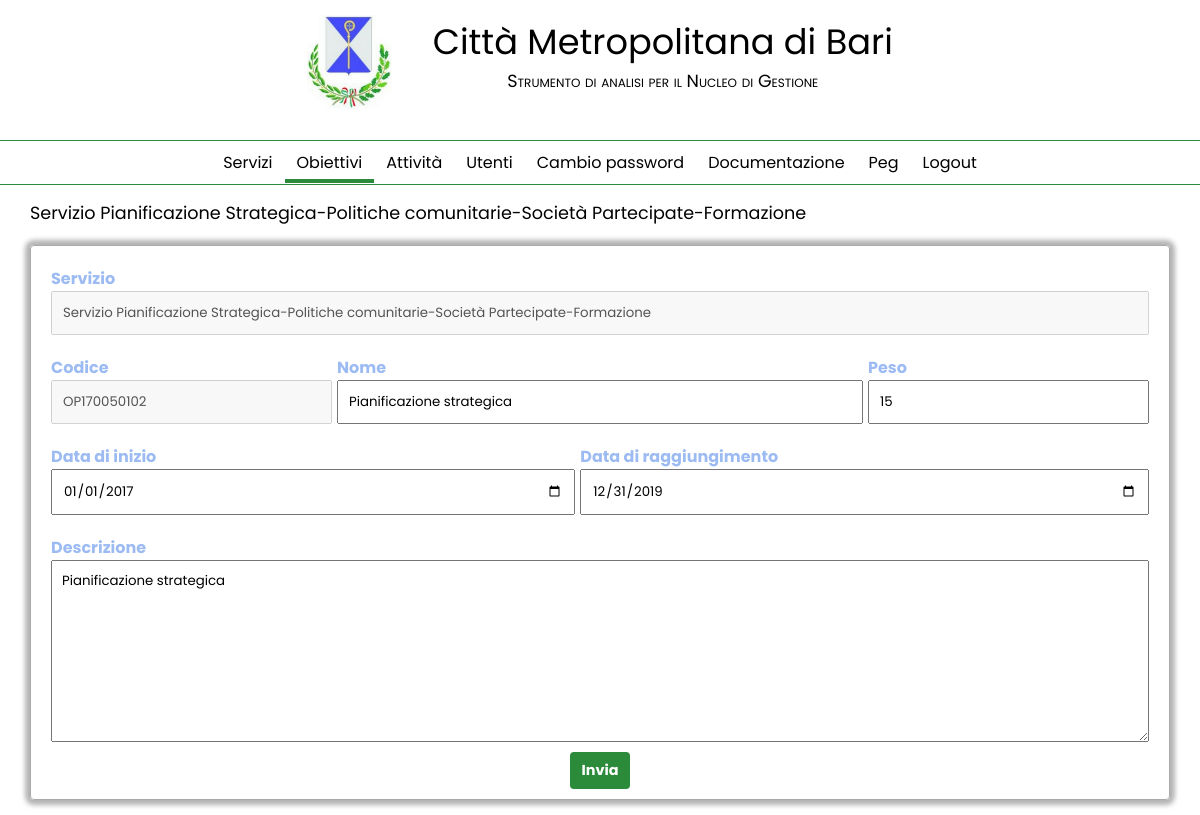
The app's page /index.php?module=target&action=open&target=OP170050102 (signed in) with its own data.
### tables this page shows
CREATE TABLE `target` (
  `code` varchar(64) NOT NULL,
  `department` int(10) NOT NULL,
  `name` varchar(256) NOT NULL,
  `description` text,
  `weight` int(3) NOT NULL,
  `startDate` date NOT NULL,
  `endDate` date NOT NULL
);

CREATE TABLE `department` (
  `ID` int(10) NOT NULL,
  `name` varchar(150) NOT NULL,
  `description` text,
  `startDate` date NOT NULL,
  `endDate` date DEFAULT NULL
);

### class/EventMediator.class.php (called while the page is built, shortened)
<?php
class EventMediator {
	private $module;
	public function main( Session $session ) {
		$this->action = '';
		$this->session = $session;
		$GUI = new GUI( $this->session );
		$GUI->render( $this->module, $this->action );
	}
	public function moduleSelector() {
		$this->module = $this->getModule();
	}
	public function getModule() {
		return $_GET['module'];
	}
}

### index.php (called while the page is built, shortened)
<?php
	require_once 'functions.php';
	$session = new Session();
	$em = new EventMediator();
	$em->main( $session );

### functions.php (called while the page is built, shortened)
<?php
function esc( $request ) {
	if( isset( $request ) and !is_array( $request ) ) {
		return filter_var( $request, FILTER_SANITIZE_SPECIAL_CHARS );
	} elseif ( is_array( $request ) ) {
		array_filter( $request, 'trim' );
		filter_var_array( $request, FILTER_SANITIZE_SPECIAL_CHARS );
	}
	return $request;
}

### class/Session.class.php (called while the page is built, shortened)
<?php
class Session {
	public function isLogged() {
		return $_SESSION['user_is_logged'] == TRUE;
	}
}

### class/DAO.class.php (called while the page is built)
<?php
class Dao {
	private $pdo;
	public function __construct () {
		$dsn = "mysql:host=" . DB_HOST . ";dbname=" . DB_NAME;
		$dbopt = array (
				PDO::ATTR_ERRMODE => PDO::ERRMODE_EXCEPTION,
				PDO::ATTR_DEFAULT_FETCH_MODE => PDO::FETCH_ASSOC,
				PDO::ATTR_EMULATE_PREPARES => false,
				PDO::ATTR_PERSISTENT => true,
				PDO::MYSQL_ATTR_INIT_COMMAND => "SET NAMES " . DB_CHARSET,
		);
		try {
			$this->pdo = new PDO( $dsn, DB_USER, DB_PASS, $dbopt );
		} catch (PDOException $e) {
			echo "Connection error " . $e->getMessage() . "\n";
			exit;
		}
	}
	public function getPdo() {
		return $this->pdo;
	}
}

### class/TargetDAO.class.php (called while the page is built, shortened)
<?php
class TargetDAO  {
	private $pdo;
	public function __construct() {
		$dao = new Dao();
		$this->pdo = $dao->getPdo();
	}
	public function getTargetDetailsFromCode( $code ) {
		try {
			$query =	"SELECT *
						FROM target
						WHERE code = :code";
			$stmt = $this->pdo->prepare ( $query );
			$stmt->bindParam(':code', $code, PDO::PARAM_STR);
			$stmt->execute();
			$result = $stmt->fetch( PDO::FETCH_OBJ );
			$result->staff = $this->getStaff($target, $code);
		} catch (Exception $e) {
			echo 'Dettagli non trovati.';
		} finally {
			return $result;
		}
	}
}

### class/DepartmentDAO.class.php (called while the page is built, shortened)
<?php
class DepartmentDAO {
	private $pdo;
	public function __construct() {
		$dao = new Dao();
		$this->pdo = $dao->getPdo();
	}
	public function getNameFromID( $departmentID ) {
		$query = "SELECT name FROM department WHERE ID = ?";
		$stmt = $this->pdo->prepare ( $query );
		$stmt->execute ( [ $departmentID ]);
		$result = $stmt->fetch ( PDO::FETCH_OBJ );
		return $result->name;
	}
}

### content/modules/target/edit.php (the view, shortened to what this page needs)
<?php
	try {
		$targetManager = new Target();
		$target = $targetManager->getTargetDetailsFromCode( $_GET['target'] );
		$departmentManager = new DepartmentDAO();
		$department = $departmentManager->getNameFromID($target->department);
	} catch (Exception $e) {
		echo 'Non è possibile accedere ai dettagli dell\'obiettivo.';
		return;
	}
?>
<form method="post" enctype="multipart/form-data" action="">
	<div class='flex flex_row padding_bottom space_between' style="height: 35px;">
		<div class="bigger_font">
			<a class="underline_hover" href="<?php echo htmlspecialchars( $_SERVER['PHP_SELF'] . "?module=target&department=" . $target->department ); ?>" title="<?php echo TARGETS_BY_DEPARTMENT; ?>"><?php echo htmlentities( $department, ENT_QUOTES ); ?></a>
		</div>
	</div>
	<div class='target_edit flex flex_column shadow round_border space_between nowrap light_grey_border border padding'>
		<div class="flex flex_column padding">
			<label>Servizio</label>
			<input class='padding' type='text' value="<?php echo htmlentities( $department, ENT_QUOTES ); ?>" disabled />
		</div>
		<div class="flex flex_column padding space_between">
			<div class="flex flex_row">
				<div class="flex flex_column small_right_margin">
					<label>Codice</label>
					<input class='padding' type='text' value="<?php echo htmlentities( $target->code, ENT_QUOTES ); ?>" disabled />
				</div>
				<div class="flex flex_column small_right_margin full_width">
					<label>Nome</label>
					<input class='padding' type="text" name="name" value="<?php echo htmlentities( $target->name, ENT_QUOTES ); ?>" required />
				</div>
				<div class="flex flex_column fair_grow">
					<label>Peso</label>
					<input class='padding' type="number" name="weight" value="<?php echo htmlentities( $target->weight, ENT_QUOTES ); ?>"  style="width: auto;" required >
				</div>
			</div>
		</div>
		<div class="flex flex_column padding space_between">
			<div class="flex flex_row">
				<div class="flex flex_column small_right_margin fair_grow">
					<label>Data di inizio</label>
					<input class='padding' style="width: auto;" type="date" name="startDate" value="<?php echo htmlentities( $target->startDate, ENT_QUOTES ); ?>" required />
				</div>
				<div class="flex flex_column fair_grow">
					<label>Data di raggiungimento</label>
					<input class='padding' style="width: auto;" type="date" name="endDate" value="<?php echo htmlentities( $target->endDate, ENT_QUOTES ); ?>" required />
				</div>
			</div>
		</div>
		<div class="flex flex_column padding">
			<label>Descrizione</label>
			<textarea class="padding" rows="8" name="description" required><?php echo htmlentities( $target->description, ENT_QUOTES ); ?></textarea>
		</div>
		<div class='flex wrap align_center'>
			<?php $this->buttonFormSend('target','edit'); ?>
		</div>
	</div>
</form>

### class/GUI.class.php (shortened to what this page needs)
<?php
class GUI {
	private $session;
	public function __construct( Session $session ) {
		$this->session = $session;
	}
	public function render( String $page, String $action = NULL ) {
		try {
			$this->getComponent('header');
			$this->getBody( $page, $action );
			$this->getComponent('footer');
			$html = ob_get_clean();
			echo $html;
		} catch (Exception $e) {
			echo $e->getMessage();
		}
	}
	public function getBody( String $module, String $action = NULL ) {
		$file = $module;
		if( $this->isModule( $file ) ) {
			$file = $this->getModule( $module );
			if ( $action != '' ) {
				$file .= $action;
			} else $file .= 'index';
		} elseif ( file_exists( CONTENT_DIR . $file .'.php' ) ) {
			$file =  CONTENT_DIR . $file;
		}
		$this->getFile( $file );
	}
	public function isModule( String $module ) {
		return file_exists( MODULE_DIR . $module .'/');
	}
	public function getModule( String $module ) {
		return  MODULE_DIR . $module .'/';
	}
	public function getComponent( String $module ){
		$this->getFile( COMPONENT_DIR . $module );
	}
	public function getFile( String $file ) {
		$filename = $file . '.php';
		if( !file_exists( $filename ) ) {
			throw new Exception( 'File ' . $file . ' non trovato.');
		} else {
			include ( $filename );
		}
	}
	public function getMaterialIconStyle() {
		return './' . STYLE_DIR . 'materialicons.css';
	}
	public function getStyle() {
		return './' . STYLE_DIR . 'style.css';
	}
	public function buttonFormSend( $module, $action = NULL ) {
		$formValue = $module;
		if( isset( $action ) && $action != NULL ) {
			$formValue .= '-' . $action;
		}
		echo "<button id='button' class='formSend bold' type='submit' name='form' value=".$formValue." >Invia</button>";
	}
	public function navigationMenu() {
		if( $this->session->isLogged() ) {
			$nav = new Nav( $this->session );
			$nav->render();
		}
	}
}

### content/component/header.php (shortened to what this page needs)
<!DOCTYPE html>
<html>
	<head>
		<link rel='stylesheet' type='text/css' href='<?php echo $this->getStyle(); ?>' />
		<link rel='stylesheet' type='text/css' href='<?php echo $this->getMaterialIconStyle(); ?>' />
	</head>
	<body  class='flex flex_column'>
		<header class="flex flex_column align_center" style="padding: 15px 0;">
			<div id='logo' class='flex flex_row align_center'>
				<a href="<?php echo htmlspecialchars( ROOT ); ?>" title="Pagina dei Servizi">
					<img src='<?php echo htmlspecialchars( HEADER_LOGO ); ?>' />
				</a>
				<a class="dark_green_text_hover transition" href="<?php echo htmlspecialchars( ROOT ); ?>" title="Pagina dei Servizi">
					<div class='flex flex_column align_center'>
						<div class='biggest_font'><?php echo esc( COMPANY_NAME ); ?></div>
						<div class='bigger_font small_caps'><?php echo htmlspecialchars( SITENAME, ENT_QUOTES ); ?></div>
					</div>
				</a>
			</div>
		</header>
		<?php $this->navigationMenu(); ?>
		<main>

### class/Nav.class.php (shortened to what this page needs)
<?php
class Nav {
	private $session;
	private $nav;
	public function __construct( Session $session ) {
		$this->session = $session;
		$this->nav = new stdClass();
	}
	public function build() {
		$feature = new FeatureDAO();
		$featureAreaList = $feature->getAreaList();
		foreach ( $featureAreaList as $area ) {
			if ( $this->session->hasPrivilege( $area->name ) && $area->hidden != TRUE ) {
				$this->nav->{$area->description} = 'module=' .  $area->name;
			}
		}
	}
	public function setSystemCoreLinks() {
		foreach ( SYSTEM_CORE_FUNCIONS as $v1 ) {
			foreach ( $v1 as $k2 => $v2 ) {
				$this->nav->$k2 = $v2;
			}
		}
	}
	public function render() {
		$html = '<nav class="align_center noprint wrap" style="margin-top: 10px;">';
		foreach ( $this->nav as $key => $value ) {
			if( strpos( $value, 'file=' ) !== FALSE ) {
				$value = str_replace( 'file=', '', $value );
				$html .= '<a href="'.htmlspecialchars( ROOT . DOCUMENTS . $value ).'" class="transition" >'.htmlspecialchars( $key ).'</a>';
			} else {
				$selected = ( strpos( $_SERVER['REQUEST_URI'], $value ) !== FALSE ) ? 'active': NULL;
				$html .= '<a href="'.htmlspecialchars( $_SERVER['PHP_SELF'] . '?' . $value ).'" class="transition '.$selected.'">'.htmlspecialchars( $key ).'</a>';
			}
		}
		echo $html .='</nav>';
	}
}

### content/component/footer.php (shortened to what this page needs)
	</main>
	</body>
</html>

### content/style/style.css (style rules this page uses)
* { font-family: 'Poppins', sans-serif; }
html { margin: 0; }
body { margin: 0px; padding: 0px; background: white; font-size: 1em; min-width: 385px; overflow: auto; box-sizing: border-box; }

### content/style/main.css (style rules this page uses)
:root { --lighter_green: #c4f0ac; --light_green: #5cc624; --middle_green: #4cb233; --dark_green: #2c8b3a; --light_grey: #e8e8e8; --middle_grey: #7a7a7a; --dark_grey: #555; --light_blue: #b7cdf7; --middle_blue: #9cbbf3; --dark_blue: #021c95; --light_red: red; --middle_red: #ca0000; --dark_red: #7d0000; }
#logo, #logo IMG { height: 100px; }
#logo IMG { margin-right: 40px; }
a { text-decoration: none!important; color: #000; }
.small_caps { font-variant: small-caps; }
.biggest_font { font-size: 2.2em; }
.bigger_font { font-size: 1.1em; }
.shadow, .shadow_hover:hover { -webkit-box-shadow: 0px 0px 5px 5px rgba(0,0,0,0.3); -moz-box-shadow: 0px 0px 5px 5px rgba(0,0,0,0.3); box-shadow: 0px 0px 5px 5px rgba(0,0,0,0.3); }
.border, .border_hover:hover { border: 1px solid; }
.light_grey_border { border-color: #aaa; }
.small_right_margin { margin-right: 5px; }
.round_border { border-radius: 4px; }
.padding { padding: 10px; }
.padding_bottom { padding-bottom: 10px; }
.flex { display: -webkit-flex; display: flex; }
.flex_row { flex-direction: row; }
.flex_column { flex-direction: column; }
.nowrap { flex-wrap: nowrap; }
.bold { font-weight: bold; }
.full_width { width: 100%; }
.wrap { -webkit-flex-wrap: wrap; flex-wrap: wrap; }
.align_center { justify-content: center; text-align: center; }
.fair_grow { flex-grow: 1; }
.space_between { justify-content: space-between; }
MAIN, .login { width: 100%; text-align: left; flex-flow: column wrap; margin: 0 auto; padding: 15px 30px; box-sizing: border-box; background: white; }
#button, #buttonToTop { cursor: pointer; border: none; border-radius: 4px; }
.formSend { padding: 8px 12px; }
.toTop, .newItem, .formSend { background: var(--dark_green); color: white; border-color: var(--middle_green)!important; }
.transition { transition: color 0.3s ease, background-color 0.3s ease, border-color 0.3s ease, width 0.3s ease, opacity 0.3s ease; }
input, select { vertical-align: middle; }
button { transition: color 0.3s ease, background-color 0.3s ease, border-color 0.3s ease, width 0.3s ease, opacity 0.3s ease; font-size: 0.9em; }
label { font-weight: bold; }
.target_edit label, .task_edit label, .task_view label, .indicator_edit label, .indicator_view label, .user_edit label, .user_edit_feature label, .password_change label { color: var(--middle_blue); }
textarea { display: block; box-sizing: padding-box; overflow: hidden; }

### content/style/nav.css (style rules this page uses)
nav { overflow: hidden; border-bottom: 1px solid var(--dark_green); border-top: 1px solid var(--dark_green); padding-bottom: 1px; padding-top: 1px; }
nav a { padding: 8px 12px 4px 12px; text-decoration: none; display: inline-block; border-bottom: 4px solid transparent; }
nav a.active { border-bottom: 4px solid var(--dark_green);; }

### records on screen
target: department.name "Servizio Pianificazione Strategica-Politiche comunitarie-Società Partecipate-Formazione", code "OP170050102", name "Pianificazione strategica", weight "15", startDate "01/01/2017", endDate "12/31/2019", description "Pianificazione strategica"

### other values on screen
COMPANY_NAME "Città Metropolitana di Bari"
SITENAME "Strumento di analisi per il Nucleo di Gestione"
$key "Servizi"
$key "Obiettivi"
$key "Attività"
$key "Utenti"
$key "Cambio password"
$key "Documentazione"
$key "Peg"
$key "Logout"
